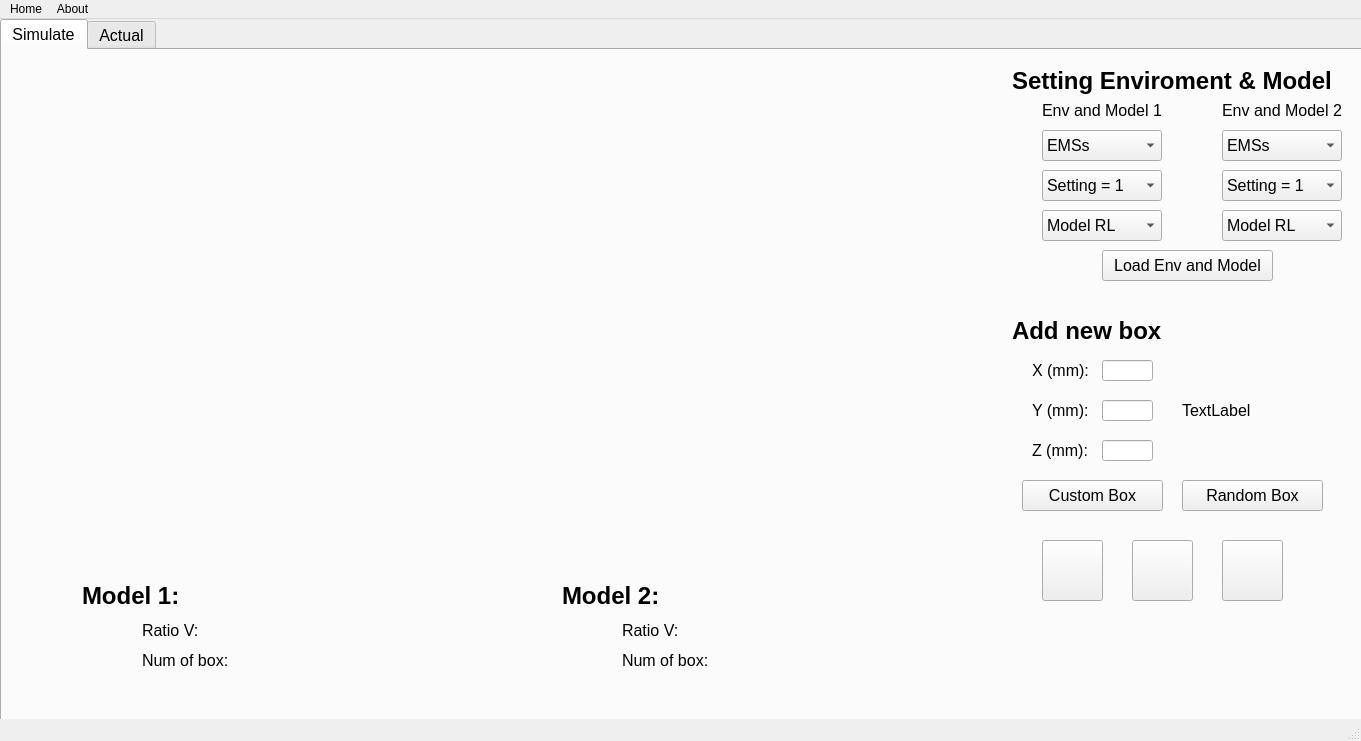
<?xml version="1.0" encoding="UTF-8"?>
<ui version="4.0">
 <class>MainWindow</class>
 <widget class="QMainWindow" name="MainWindow">
  <property name="geometry">
   <rect>
    <x>0</x>
    <y>0</y>
    <width>1361</width>
    <height>741</height>
   </rect>
  </property>
  <property name="windowTitle">
   <string>MainWindow</string>
  </property>
  <widget class="QWidget" name="centralwidget">
   <widget class="QTabWidget" name="tabWidget">
    <property name="enabled">
     <bool>true</bool>
    </property>
    <property name="geometry">
     <rect>
      <x>0</x>
      <y>0</y>
      <width>1366</width>
      <height>704</height>
     </rect>
    </property>
    <property name="font">
     <font>
      <pointsize>12</pointsize>
     </font>
    </property>
    <property name="currentIndex">
     <number>0</number>
    </property>
    <widget class="QWidget" name="tab">
     <attribute name="title">
      <string>Simulate</string>
     </attribute>
     <widget class="QLabel" name="label_set_ENV_MODEL">
      <property name="geometry">
       <rect>
        <x>1010</x>
        <y>10</y>
        <width>371</width>
        <height>41</height>
       </rect>
      </property>
      <property name="font">
       <font>
        <pointsize>18</pointsize>
        <weight>75</weight>
        <bold>true</bold>
       </font>
      </property>
      <property name="text">
       <string>Setting Enviroment &amp; Model</string>
      </property>
     </widget>
     <widget class="QComboBox" name="comboBox_lnes_1">
      <property name="geometry">
       <rect>
        <x>1040</x>
        <y>80</y>
        <width>120</width>
        <height>31</height>
       </rect>
      </property>
      <property name="font">
       <font>
        <pointsize>12</pointsize>
       </font>
      </property>
      <item>
       <property name="text">
        <string>EMSs</string>
       </property>
      </item>
      <item>
       <property name="text">
        <string>EVs</string>
       </property>
      </item>
      <item>
       <property name="text">
        <string>EPs</string>
       </property>
      </item>
     </widget>
     <widget class="QComboBox" name="comboBox_setting_1">
      <property name="geometry">
       <rect>
        <x>1040</x>
        <y>120</y>
        <width>120</width>
        <height>31</height>
       </rect>
      </property>
      <property name="font">
       <font>
        <pointsize>12</pointsize>
       </font>
      </property>
      <item>
       <property name="text">
        <string>Setting = 1</string>
       </property>
      </item>
      <item>
       <property name="text">
        <string>Setting = 2</string>
       </property>
      </item>
     </widget>
     <widget class="QPushButton" name="pushButton_load_env_model">
      <property name="geometry">
       <rect>
        <x>1100</x>
        <y>200</y>
        <width>171</width>
        <height>31</height>
       </rect>
      </property>
      <property name="font">
       <font>
        <pointsize>12</pointsize>
        <weight>50</weight>
        <bold>false</bold>
       </font>
      </property>
      <property name="text">
       <string>Load Env and Model</string>
      </property>
     </widget>
     <widget class="QLabel" name="label_ADD_NEW_BOX">
      <property name="geometry">
       <rect>
        <x>1010</x>
        <y>260</y>
        <width>281</width>
        <height>41</height>
       </rect>
      </property>
      <property name="font">
       <font>
        <pointsize>18</pointsize>
        <weight>75</weight>
        <bold>true</bold>
       </font>
      </property>
      <property name="text">
       <string>Add new box</string>
      </property>
     </widget>
     <widget class="QLabel" name="label_X_NEW_BOX">
      <property name="geometry">
       <rect>
        <x>1030</x>
        <y>310</y>
        <width>60</width>
        <height>21</height>
       </rect>
      </property>
      <property name="font">
       <font>
        <pointsize>12</pointsize>
       </font>
      </property>
      <property name="text">
       <string>X (mm):</string>
      </property>
     </widget>
     <widget class="QLabel" name="label_Y_NEW_BOX">
      <property name="geometry">
       <rect>
        <x>1030</x>
        <y>350</y>
        <width>60</width>
        <height>21</height>
       </rect>
      </property>
      <property name="font">
       <font>
        <pointsize>12</pointsize>
       </font>
      </property>
      <property name="text">
       <string>Y (mm):</string>
      </property>
     </widget>
     <widget class="QLabel" name="label_Z_NEW_BOX">
      <property name="geometry">
       <rect>
        <x>1030</x>
        <y>390</y>
        <width>60</width>
        <height>21</height>
       </rect>
      </property>
      <property name="font">
       <font>
        <pointsize>12</pointsize>
       </font>
      </property>
      <property name="text">
       <string>Z (mm):</string>
      </property>
     </widget>
     <widget class="QWidget" name="widget" native="true">
      <property name="enabled">
       <bool>true</bool>
      </property>
      <property name="geometry">
       <rect>
        <x>0</x>
        <y>0</y>
        <width>1000</width>
        <height>500</height>
       </rect>
      </property>
     </widget>
     <widget class="QComboBox" name="comboBox_select_model_1">
      <property name="geometry">
       <rect>
        <x>1040</x>
        <y>160</y>
        <width>120</width>
        <height>31</height>
       </rect>
      </property>
      <property name="font">
       <font>
        <pointsize>12</pointsize>
       </font>
      </property>
      <item>
       <property name="text">
        <string>Model RL</string>
       </property>
      </item>
      <item>
       <property name="text">
        <string>Heuritics</string>
       </property>
      </item>
     </widget>
     <widget class="QLabel" name="label_ENV_MODEL_1">
      <property name="geometry">
       <rect>
        <x>1040</x>
        <y>50</y>
        <width>131</width>
        <height>21</height>
       </rect>
      </property>
      <property name="font">
       <font>
        <pointsize>12</pointsize>
       </font>
      </property>
      <property name="text">
       <string>Env and Model 1</string>
      </property>
     </widget>
     <widget class="QComboBox" name="comboBox_setting_2">
      <property name="geometry">
       <rect>
        <x>1220</x>
        <y>120</y>
        <width>120</width>
        <height>31</height>
       </rect>
      </property>
      <property name="font">
       <font>
        <pointsize>12</pointsize>
       </font>
      </property>
      <item>
       <property name="text">
        <string>Setting = 1</string>
       </property>
      </item>
      <item>
       <property name="text">
        <string>Setting = 2</string>
       </property>
      </item>
     </widget>
     <widget class="QLabel" name="label_ENV_MODEL_2">
      <property name="geometry">
       <rect>
        <x>1220</x>
        <y>50</y>
        <width>121</width>
        <height>21</height>
       </rect>
      </property>
      <property name="font">
       <font>
        <pointsize>12</pointsize>
       </font>
      </property>
      <property name="text">
       <string>Env and Model 2</string>
      </property>
     </widget>
     <widget class="QComboBox" name="comboBox_select_model_2">
      <property name="geometry">
       <rect>
        <x>1220</x>
        <y>160</y>
        <width>120</width>
        <height>31</height>
       </rect>
      </property>
      <property name="font">
       <font>
        <pointsize>12</pointsize>
       </font>
      </property>
      <item>
       <property name="text">
        <string>Model RL</string>
       </property>
      </item>
      <item>
       <property name="text">
        <string>Heuritics</string>
       </property>
      </item>
     </widget>
     <widget class="QLabel" name="label_box_new">
      <property name="geometry">
       <rect>
        <x>1180</x>
        <y>300</y>
        <width>211</width>
        <height>121</height>
       </rect>
      </property>
      <property name="text">
       <string>TextLabel</string>
      </property>
     </widget>
     <widget class="QPushButton" name="pushButton_add_custom_box">
      <property name="geometry">
       <rect>
        <x>1020</x>
        <y>430</y>
        <width>141</width>
        <height>31</height>
       </rect>
      </property>
      <property name="font">
       <font>
        <pointsize>12</pointsize>
       </font>
      </property>
      <property name="text">
       <string>Custom Box</string>
      </property>
     </widget>
     <widget class="QPushButton" name="pushButton_add_random_box">
      <property name="geometry">
       <rect>
        <x>1180</x>
        <y>430</y>
        <width>141</width>
        <height>31</height>
       </rect>
      </property>
      <property name="font">
       <font>
        <pointsize>12</pointsize>
       </font>
      </property>
      <property name="text">
       <string>Random Box</string>
      </property>
     </widget>
     <widget class="QLineEdit" name="lineEdit_X">
      <property name="geometry">
       <rect>
        <x>1100</x>
        <y>310</y>
        <width>51</width>
        <height>21</height>
       </rect>
      </property>
      <property name="font">
       <font>
        <pointsize>12</pointsize>
       </font>
      </property>
     </widget>
     <widget class="QLineEdit" name="lineEdit_Y">
      <property name="geometry">
       <rect>
        <x>1100</x>
        <y>350</y>
        <width>51</width>
        <height>21</height>
       </rect>
      </property>
      <property name="font">
       <font>
        <pointsize>12</pointsize>
       </font>
      </property>
     </widget>
     <widget class="QLineEdit" name="lineEdit_Z">
      <property name="geometry">
       <rect>
        <x>1100</x>
        <y>390</y>
        <width>51</width>
        <height>21</height>
       </rect>
      </property>
      <property name="font">
       <font>
        <pointsize>12</pointsize>
       </font>
      </property>
     </widget>
     <widget class="QLabel" name="label_name_mode_1">
      <property name="geometry">
       <rect>
        <x>80</x>
        <y>530</y>
        <width>181</width>
        <height>31</height>
       </rect>
      </property>
      <property name="font">
       <font>
        <pointsize>18</pointsize>
        <weight>75</weight>
        <bold>true</bold>
       </font>
      </property>
      <property name="text">
       <string>Model 1:</string>
      </property>
     </widget>
     <widget class="QLabel" name="label_ratio_V_1">
      <property name="geometry">
       <rect>
        <x>140</x>
        <y>570</y>
        <width>151</width>
        <height>21</height>
       </rect>
      </property>
      <property name="font">
       <font>
        <pointsize>12</pointsize>
       </font>
      </property>
      <property name="text">
       <string>Ratio V:</string>
      </property>
     </widget>
     <widget class="QLabel" name="label_num_of_box_1">
      <property name="geometry">
       <rect>
        <x>140</x>
        <y>600</y>
        <width>161</width>
        <height>21</height>
       </rect>
      </property>
      <property name="font">
       <font>
        <pointsize>12</pointsize>
       </font>
      </property>
      <property name="text">
       <string>Num of box:</string>
      </property>
     </widget>
     <widget class="QLabel" name="label_num_of_box_2">
      <property name="geometry">
       <rect>
        <x>620</x>
        <y>600</y>
        <width>161</width>
        <height>21</height>
       </rect>
      </property>
      <property name="font">
       <font>
        <pointsize>12</pointsize>
       </font>
      </property>
      <property name="text">
       <string>Num of box:</string>
      </property>
     </widget>
     <widget class="QLabel" name="label_ratio_V_2">
      <property name="geometry">
       <rect>
        <x>620</x>
        <y>570</y>
        <width>151</width>
        <height>21</height>
       </rect>
      </property>
      <property name="font">
       <font>
        <pointsize>12</pointsize>
       </font>
      </property>
      <property name="text">
       <string>Ratio V:</string>
      </property>
     </widget>
     <widget class="QLabel" name="label_name_mode_2">
      <property name="geometry">
       <rect>
        <x>560</x>
        <y>530</y>
        <width>181</width>
        <height>31</height>
       </rect>
      </property>
      <property name="font">
       <font>
        <pointsize>18</pointsize>
        <weight>75</weight>
        <bold>true</bold>
       </font>
      </property>
      <property name="text">
       <string>Model 2:</string>
      </property>
     </widget>
     <widget class="QComboBox" name="comboBox_lnes_2">
      <property name="geometry">
       <rect>
        <x>1220</x>
        <y>80</y>
        <width>120</width>
        <height>31</height>
       </rect>
      </property>
      <property name="font">
       <font>
        <pointsize>12</pointsize>
       </font>
      </property>
      <item>
       <property name="text">
        <string>EMSs</string>
       </property>
      </item>
      <item>
       <property name="text">
        <string>EVs</string>
       </property>
      </item>
      <item>
       <property name="text">
        <string>EPs</string>
       </property>
      </item>
     </widget>
     <widget class="QPushButton" name="pushButton_run_one_shot">
      <property name="geometry">
       <rect>
        <x>1040</x>
        <y>490</y>
        <width>61</width>
        <height>61</height>
       </rect>
      </property>
      <property name="text">
       <string/>
      </property>
     </widget>
     <widget class="QPushButton" name="pushButton_play">
      <property name="geometry">
       <rect>
        <x>1130</x>
        <y>490</y>
        <width>61</width>
        <height>61</height>
       </rect>
      </property>
      <property name="text">
       <string/>
      </property>
     </widget>
     <widget class="QPushButton" name="pushButton_reset">
      <property name="geometry">
       <rect>
        <x>1220</x>
        <y>490</y>
        <width>61</width>
        <height>61</height>
       </rect>
      </property>
      <property name="text">
       <string/>
      </property>
     </widget>
    </widget>
    <widget class="QWidget" name="tab_2">
     <attribute name="title">
      <string>Actual</string>
     </attribute>
     <widget class="QWidget" name="widget_simulate" native="true">
      <property name="geometry">
       <rect>
        <x>0</x>
        <y>0</y>
        <width>500</width>
        <height>500</height>
       </rect>
      </property>
      <property name="styleSheet">
       <string notr="true"/>
      </property>
     </widget>
     <widget class="QLabel" name="label_image_data_matrix">
      <property name="geometry">
       <rect>
        <x>500</x>
        <y>0</y>
        <width>500</width>
        <height>500</height>
       </rect>
      </property>
      <property name="styleSheet">
       <string notr="true">border: 1px solid gray;</string>
      </property>
      <property name="text">
       <string/>
      </property>
     </widget>
     <widget class="QLabel" name="label_box_new_actual">
      <property name="geometry">
       <rect>
        <x>1180</x>
        <y>300</y>
        <width>211</width>
        <height>121</height>
       </rect>
      </property>
      <property name="text">
       <string>TextLabel</string>
      </property>
     </widget>
     <widget class="QPushButton" name="pushButton_reset_actual">
      <property name="geometry">
       <rect>
        <x>1220</x>
        <y>530</y>
        <width>61</width>
        <height>61</height>
       </rect>
      </property>
      <property name="text">
       <string/>
      </property>
     </widget>
     <widget class="QComboBox" name="comboBox_setting_actual">
      <property name="geometry">
       <rect>
        <x>1040</x>
        <y>110</y>
        <width>150</width>
        <height>31</height>
       </rect>
      </property>
      <property name="font">
       <font>
        <pointsize>12</pointsize>
       </font>
      </property>
      <item>
       <property name="text">
        <string>Setting = 1</string>
       </property>
      </item>
      <item>
       <property name="text">
        <string>Setting = 2</string>
       </property>
      </item>
     </widget>
     <widget class="QLineEdit" name="lineEdit_X_actual">
      <property name="geometry">
       <rect>
        <x>1100</x>
        <y>310</y>
        <width>51</width>
        <height>21</height>
       </rect>
      </property>
      <property name="font">
       <font>
        <pointsize>12</pointsize>
       </font>
      </property>
     </widget>
     <widget class="QPushButton" name="pushButton_run_one_shot_actual">
      <property name="geometry">
       <rect>
        <x>1040</x>
        <y>530</y>
        <width>61</width>
        <height>61</height>
       </rect>
      </property>
      <property name="text">
       <string/>
      </property>
     </widget>
     <widget class="QPushButton" name="pushButton_load_env_model_actual">
      <property name="geometry">
       <rect>
        <x>1040</x>
        <y>210</y>
        <width>241</width>
        <height>31</height>
       </rect>
      </property>
      <property name="font">
       <font>
        <pointsize>12</pointsize>
        <weight>50</weight>
        <bold>false</bold>
       </font>
      </property>
      <property name="text">
       <string>Load Env and Model</string>
      </property>
     </widget>
     <widget class="QLabel" name="label_X_NEW_BOX_actual">
      <property name="geometry">
       <rect>
        <x>1030</x>
        <y>310</y>
        <width>60</width>
        <height>21</height>
       </rect>
      </property>
      <property name="font">
       <font>
        <pointsize>12</pointsize>
       </font>
      </property>
      <property name="text">
       <string>X (mm):</string>
      </property>
     </widget>
     <widget class="QLineEdit" name="lineEdit_Z_actual">
      <property name="geometry">
       <rect>
        <x>1100</x>
        <y>390</y>
        <width>51</width>
        <height>21</height>
       </rect>
      </property>
      <property name="font">
       <font>
        <pointsize>12</pointsize>
       </font>
      </property>
     </widget>
     <widget class="QPushButton" name="pushButton_play_actual">
      <property name="geometry">
       <rect>
        <x>1130</x>
        <y>530</y>
        <width>61</width>
        <height>61</height>
       </rect>
      </property>
      <property name="text">
       <string/>
      </property>
     </widget>
     <widget class="QLabel" name="label_set_ENV_MODEL_Actual">
      <property name="geometry">
       <rect>
        <x>1010</x>
        <y>10</y>
        <width>371</width>
        <height>41</height>
       </rect>
      </property>
      <property name="font">
       <font>
        <pointsize>18</pointsize>
        <weight>75</weight>
        <bold>true</bold>
       </font>
      </property>
      <property name="text">
       <string>Setting Enviroment &amp; Model</string>
      </property>
     </widget>
     <widget class="QComboBox" name="comboBox_select_model_actual">
      <property name="geometry">
       <rect>
        <x>1040</x>
        <y>160</y>
        <width>150</width>
        <height>31</height>
       </rect>
      </property>
      <property name="font">
       <font>
        <pointsize>12</pointsize>
       </font>
      </property>
      <item>
       <property name="text">
        <string>Model RL</string>
       </property>
      </item>
      <item>
       <property name="text">
        <string>Heuritics</string>
       </property>
      </item>
     </widget>
     <widget class="QLabel" name="label_Y_NEW_BOX_actual">
      <property name="geometry">
       <rect>
        <x>1030</x>
        <y>350</y>
        <width>60</width>
        <height>21</height>
       </rect>
      </property>
      <property name="font">
       <font>
        <pointsize>12</pointsize>
       </font>
      </property>
      <property name="text">
       <string>Y (mm):</string>
      </property>
     </widget>
     <widget class="QLabel" name="label_ADD_NEW_BOX_2">
      <property name="geometry">
       <rect>
        <x>1010</x>
        <y>260</y>
        <width>281</width>
        <height>41</height>
       </rect>
      </property>
      <property name="font">
       <font>
        <pointsize>18</pointsize>
        <weight>75</weight>
        <bold>true</bold>
       </font>
      </property>
      <property name="text">
       <string>New box</string>
      </property>
     </widget>
     <widget class="QLabel" name="label_Z_NEW_BOX_actual">
      <property name="geometry">
       <rect>
        <x>1030</x>
        <y>390</y>
        <width>60</width>
        <height>21</height>
       </rect>
      </property>
      <property name="font">
       <font>
        <pointsize>12</pointsize>
       </font>
      </property>
      <property name="text">
       <string>Z (mm):</string>
      </property>
     </widget>
     <widget class="QLineEdit" name="lineEdit_Y_actual">
      <property name="geometry">
       <rect>
        <x>1100</x>
        <y>350</y>
        <width>51</width>
        <height>21</height>
       </rect>
      </property>
      <property name="font">
       <font>
        <pointsize>12</pointsize>
       </font>
      </property>
     </widget>
     <widget class="QComboBox" name="comboBox_lnes_actual">
      <property name="geometry">
       <rect>
        <x>1040</x>
        <y>60</y>
        <width>150</width>
        <height>31</height>
       </rect>
      </property>
      <property name="font">
       <font>
        <pointsize>12</pointsize>
       </font>
      </property>
      <item>
       <property name="text">
        <string>EMSs</string>
       </property>
      </item>
      <item>
       <property name="text">
        <string>EVs</string>
       </property>
      </item>
      <item>
       <property name="text">
        <string>EPs</string>
       </property>
      </item>
     </widget>
     <widget class="QLabel" name="label_name_mode_actual">
      <property name="geometry">
       <rect>
        <x>50</x>
        <y>530</y>
        <width>181</width>
        <height>31</height>
       </rect>
      </property>
      <property name="font">
       <font>
        <pointsize>18</pointsize>
        <weight>75</weight>
        <bold>true</bold>
       </font>
      </property>
      <property name="text">
       <string>Model :</string>
      </property>
     </widget>
     <widget class="QLabel" name="label_num_of_box_actual">
      <property name="geometry">
       <rect>
        <x>110</x>
        <y>600</y>
        <width>161</width>
        <height>21</height>
       </rect>
      </property>
      <property name="font">
       <font>
        <pointsize>12</pointsize>
       </font>
      </property>
      <property name="text">
       <string>Num of box:</string>
      </property>
     </widget>
     <widget class="QLabel" name="label_ratio_V_actual">
      <property name="geometry">
       <rect>
        <x>110</x>
        <y>570</y>
        <width>151</width>
        <height>21</height>
       </rect>
      </property>
      <property name="font">
       <font>
        <pointsize>12</pointsize>
       </font>
      </property>
      <property name="text">
       <string>Ratio V:</string>
      </property>
     </widget>
     <widget class="QLabel" name="label_datamatrix">
      <property name="geometry">
       <rect>
        <x>600</x>
        <y>530</y>
        <width>181</width>
        <height>31</height>
       </rect>
      </property>
      <property name="font">
       <font>
        <pointsize>18</pointsize>
        <weight>75</weight>
        <bold>true</bold>
       </font>
      </property>
      <property name="text">
       <string>Datamatrix :</string>
      </property>
     </widget>
     <widget class="QLabel" name="label_content_datamatrix">
      <property name="geometry">
       <rect>
        <x>660</x>
        <y>570</y>
        <width>300</width>
        <height>21</height>
       </rect>
      </property>
      <property name="font">
       <font>
        <pointsize>12</pointsize>
       </font>
      </property>
      <property name="text">
       <string>Content:</string>
      </property>
     </widget>
     <widget class="QPushButton" name="pushButton_connect_camera">
      <property name="geometry">
       <rect>
        <x>1040</x>
        <y>440</y>
        <width>150</width>
        <height>31</height>
       </rect>
      </property>
      <property name="font">
       <font>
        <pointsize>12</pointsize>
       </font>
      </property>
      <property name="text">
       <string>Test Camera</string>
      </property>
     </widget>
     <widget class="QLabel" name="label_packed">
      <property name="geometry">
       <rect>
        <x>1220</x>
        <y>480</y>
        <width>60</width>
        <height>31</height>
       </rect>
      </property>
      <property name="font">
       <font>
        <pointsize>12</pointsize>
       </font>
      </property>
      <property name="styleSheet">
       <string notr="true">border: 1px solid gray;</string>
      </property>
      <property name="text">
       <string>Packed</string>
      </property>
     </widget>
     <widget class="QPushButton" name="pushButton_test_robot">
      <property name="geometry">
       <rect>
        <x>1040</x>
        <y>480</y>
        <width>150</width>
        <height>31</height>
       </rect>
      </property>
      <property name="font">
       <font>
        <pointsize>12</pointsize>
       </font>
      </property>
      <property name="text">
       <string>Test Robot</string>
      </property>
     </widget>
    </widget>
   </widget>
  </widget>
  <widget class="QMenuBar" name="menubar">
   <property name="geometry">
    <rect>
     <x>0</x>
     <y>0</y>
     <width>1361</width>
     <height>23</height>
    </rect>
   </property>
   <widget class="QMenu" name="menuHome">
    <property name="font">
     <font>
      <pointsize>14</pointsize>
     </font>
    </property>
    <property name="title">
     <string>Home</string>
    </property>
    <addaction name="actionabc"/>
   </widget>
   <widget class="QMenu" name="menuAbout">
    <property name="title">
     <string>About</string>
    </property>
    <addaction name="actionAbout_Qt"/>
   </widget>
   <addaction name="menuHome"/>
   <addaction name="menuAbout"/>
  </widget>
  <widget class="QStatusBar" name="statusbar"/>
  <action name="actionAbout_Qt">
   <property name="text">
    <string>About Qt</string>
   </property>
  </action>
  <action name="actionabc">
   <property name="text">
    <string>abc</string>
   </property>
   <property name="font">
    <font>
     <pointsize>14</pointsize>
    </font>
   </property>
  </action>
 </widget>
 <resources/>
 <connections/>
</ui>
